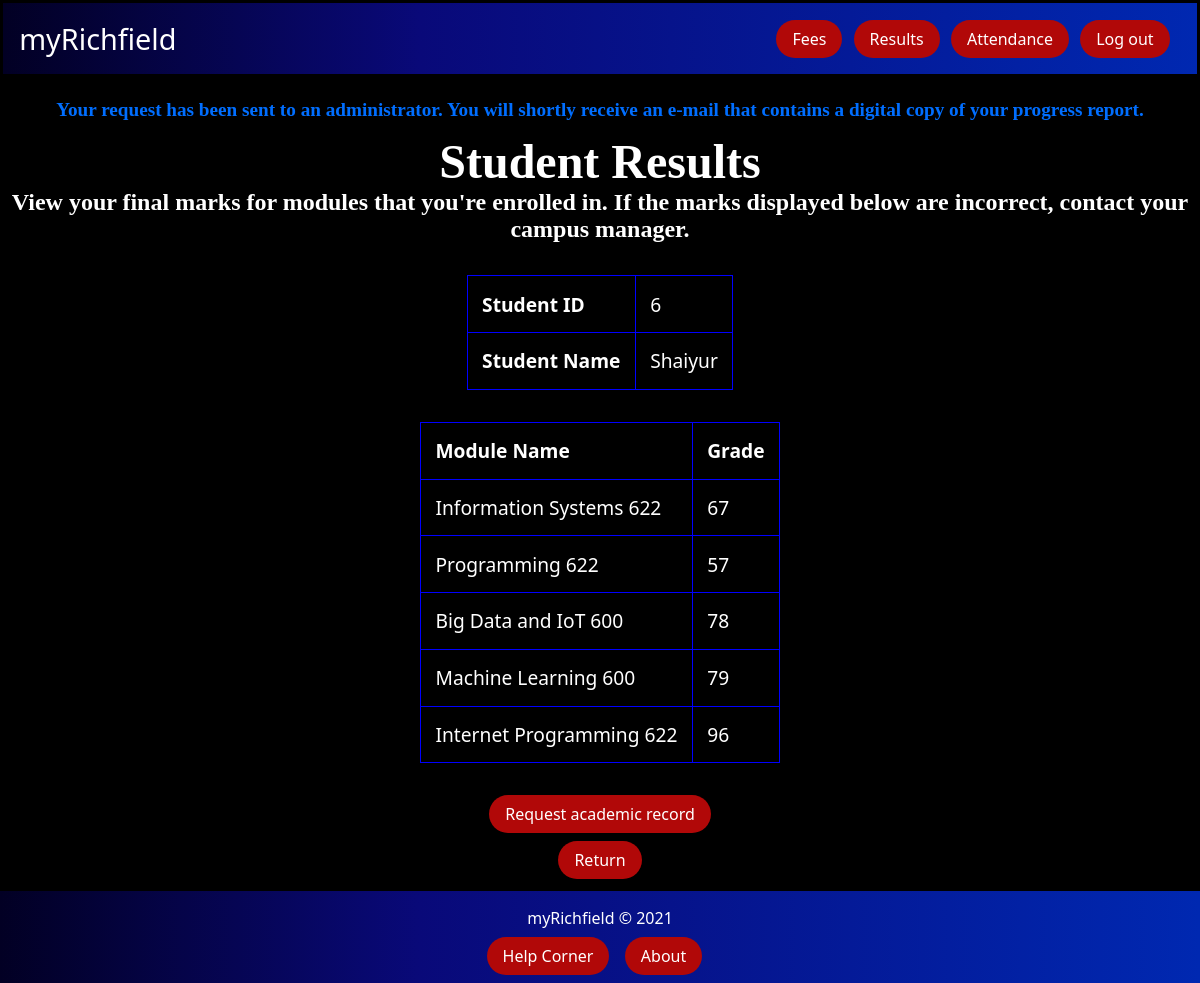
The app's page /results.php?request=1 (signed in) with its own data.
### tables this page shows
CREATE TABLE `student_results` (
  `STID` int(4) NOT NULL,
  `MODULEID` int(4) NOT NULL,
  `FINAL_MARK` tinyint(4) NOT NULL
);

CREATE TABLE `modules` (
  `MODULEID` int(4) NOT NULL,
  `MODULENAME` varchar(30) NOT NULL
);

### assets/php/database/db.php (called while the page is built, shortened)
<?php
    class DB {
        private $host = 'localhost';
        private $user = 'rgi_admin';
        private $password = 'R!chfield+2021';
        private $dbName = 'rgi_student';
        private $pdo;
        protected function __construct() {
            $dsn = 'mysql:host=' . $this->host . ';dbname=' . $this->dbName;
            try {
                $this->pdo = new PDO($dsn, $this->user, $this->password);
                $this->pdo->setAttribute(PDO::ATTR_DEFAULT_FETCH_MODE, PDO::FETCH_ASSOC);
                $this->pdo->setAttribute(PDO::ATTR_ERRMODE, PDO::ERRMODE_EXCEPTION);
            }
            catch (PDOException $e) {
                header('Location: error.php?error=' . $e->getMessage());
                die;
            }
        }
        protected function selectAllRows($sql, $args = array()) {
            try {
                $stmt = $this->pdo->prepare($sql);
                $stmt->execute($args);
                return $stmt->fetchAll();
            }
            catch (PDOException $e) {
                header('Location: error.php?error=' . $e->getMessage());
                die;
            }
        }
    }
?>

### assets/php/database/user.php (called while the page is built, shortened)
<?php
    require_once('assets/php/database/db.php');
    class User extends DB {
        public function getMarks($id) {
            $sql = 'SELECT `MODULENAME`, `FINAL_MARK` FROM `modules`, `student_results` WHERE `modules`.`MODULEID` = `student_results`.`MODULEID` AND `student_results`.`STID` = ?';
            $params = [$id];
            return DB::selectAllRows($sql, $params);
        }
    }
?>

### results.php (the view, shortened to what this page needs)
<!DOCTYPE html>
<html>
	<head>
        <link rel="stylesheet" href="assets/fontawesome/css/all.css">
        <link rel="stylesheet" href="assets/css/base.css">
        <link rel="stylesheet" href="assets/css/actions.css">
	</head>
	<body>
        <div class="container">
            <?php
                require_once('assets/php/layout/header.php');
                if (isset($_GET['request'])) {
                    require_once('assets/php/functions/displayMessage.php');
                }
            ?>
            <h1>Student Results</h1>
            <h2>
                View your final marks for modules that you're enrolled in. If the marks displayed below are incorrect,
                contact your campus manager.
            </h2>
            <table>
                <?php
                    $headings = ['Student ID', 'Student Name'];
                    $data = [$_SESSION['STID'], $_SESSION['NAME']];
                    for ($i = 0; $i < count($headings); $i++) {
                        echo('<tr>
                                <td class = "heading">' . $headings[$i] . '</td>
                                <td>' . $data[$i] . '</td>
                            </tr>');
                    }
                ?>
            </table>
            <table>
                <?php
                    require_once('assets/php/database/user.php');
                    $db = new User;
                    $results = $db->getMarks($_SESSION['STID']);
                    $headings = ['Module Name', 'Grade'];
                    echo('<tr>');
                    for ($i = 0; $i < count($headings); $i++) {
                        echo('<th>' . $headings[$i] . '</th>');
                    }
                    echo('</tr>');
                    foreach ($results as $r) {
                        echo('<tr>
                                <td>' . $r['MODULENAME'] . '</td>
                                <td>' . $r['FINAL_MARK'] . '</td>
                            </tr>');
                    }
                ?>
            </table>
            <div class="buttons">
                <a class = "button" href = "results.php?request=1">Request academic record</a>
                <a class = "button" href = "dashboard.php">Return</a>
            </div>
        </div>
		<?php require_once('assets/php/layout/footer.php'); ?>
	</body>
</html>

### assets/css/base.css (style rules this page uses)
* { margin: 0; padding: 0; box-sizing: border-box; font-family: 'Segoe Ui', 'Arial', 'sans-serif'; }
body { background-color: #000; color: #fff; }
.container { padding: .2rem; }

### assets/css/actions.css (style rules this page uses)
h1 { font-size: 3rem; margin-top: .5rem; }
h2 { font-size: 1.5rem; }
h1, h2 { text-align: center; font-family: 'Noir'; }
table, tr, td, th { border: 1px solid blue; border-collapse: collapse; }
table { margin: 2rem auto; font-size: 1.2rem; }
td, th { text-align: left; padding: .9rem; }
.heading { font-weight: bolder; }
.button { padding: .5rem 1rem; background-color: #b10808; color: #fff; border-radius: 1.2rem; transition: background-color .5s ease; text-decoration: none; margin-bottom: .5rem; }
.buttons { display: flex; flex-flow: column wrap; align-items: center; justify-content: center; }

### records on screen
student_results: MODULEID.MODULENAME "Information Systems 622", FINAL_MARK "67"
student_results: MODULEID.MODULENAME "Programming 622", FINAL_MARK "57"
student_results: MODULEID.MODULENAME "Big Data and IoT 600", FINAL_MARK "78"
student_results: MODULEID.MODULENAME "Machine Learning 600", FINAL_MARK "79"
student_results: MODULEID.MODULENAME "Internet Programming 622", FINAL_MARK "96"

### other values on screen
$message "Your request has been sent to an administrator. You will shortly receive an e-mail that contains a digital copy of your progress report."
$headings[$i] "Student ID"
$data[$i] "6"
$headings[$i] "Student Name"
$data[$i] "Shaiyur"
$headings[$i] "Module Name"
$headings[$i] "Grade"
